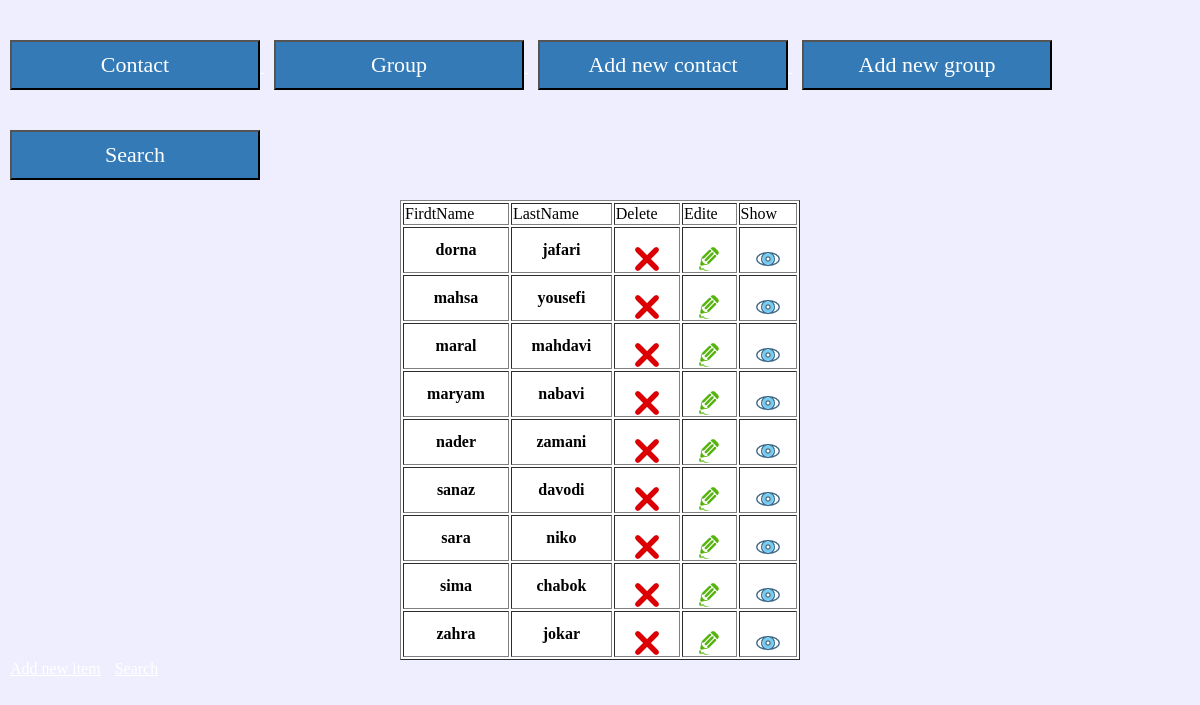
The page /first.php on the database its author committed.
### tables this page shows
CREATE TABLE IF NOT EXISTS `book` (
  `id` int(20) NOT NULL AUTO_INCREMENT,
  `fname` varchar(50) NOT NULL,
  `lname` varchar(50) NOT NULL,
  `phone` varchar(30) NOT NULL,
  `email` varchar(50) NOT NULL,
  `grouptype` int(10) NOT NULL,
  `mobilephone` varchar(30) NOT NULL,
  PRIMARY KEY (`fname`,`lname`),
  UNIQUE KEY `phone` (`phone`),
  UNIQUE KEY `id` (`id`)
);

### first.php (the view, shortened to what this page needs)
<!DOCTYPE html>
<?php
$database = new mysqli("localhost", "root", "", "phonebook");
$database->query("SET NAMES 'utf8'");
$result = $database->query("SELECT * FROM book");
$data = $result->fetch_all(MYSQLI_ASSOC);
?>
<html>
    <head>
        <link href="global.css" rel="stylesheet" type="text/css"/>
    </head>
    <body>
             <div>
                 <a href="first.php"><button>Contact</button> </a>
                <a href="group.php"><button> Group</button> </a>
                <a href="add.php"><button> Add new contact</button> </a>
                <a href="addgroup.php"><button> Add new group</button> </a>
                <a href="search.php"><button> Search </button> </a>
        <table border="1" >
            <tr>
                <td> FirdtName</td>
                <td> LastName</td>
                <td> Delete</td>
                <td> Edite</td>
                <td> Show</td>
            </tr>
            <?php
            foreach ($data as $v) {
                echo '<tr>';
                echo '<th>' . $v['fname'] . '</th>';
                echo '<th>' . $v['lname'] . '</th>';
                echo '<th><a href="deletebook.php?id=' . $v['id'] . '"><img src="images/delete.png"></a></th>';
                echo '<th><a href="editbook.php?id=' . $v['id'] . '"><img src="images/photo.png"></a></th>';
                echo '<th><a href="showbook.php?id=' . $v['id'] . '"><img src="images/eye.png"></a></th>';
                echo '</tr>';
            }
            ?>
        </table>
        <a href="add.php">Add new item</a>
        <a href="search.php">Search</a>
         </div>
    </body>
</html>

### global.css (style rules this page uses)
body { padding: 0; margin: 0; background-color: #eef; }
div { margin: 20px auto; }
a { display: inline; text-align: center; padding-left: 10px; padding-top: 30px; color: white; }
button { color: #ffffff; background-color: #337ab7; width: 250px; height: 50px; font-size: 22px; font-weight: normal; font-family: fantasy; margin-bottom: 20px; margin-top: 20px; }
table { width: 400px; margin: auto; background-color: white; }
img { display: block; margin: auto; }

### rows shown on the page
book: fname "dorna", lname "jafari"
book: fname "mahsa", lname "yousefi"
book: fname "maral", lname "mahdavi"
book: fname "maryam", lname "nabavi"
book: fname "nader", lname "zamani"
book: fname "sanaz", lname "davodi"
book: fname "sara", lname "niko"
book: fname "sima", lname "chabok"
book: fname "zahra", lname "jokar"
